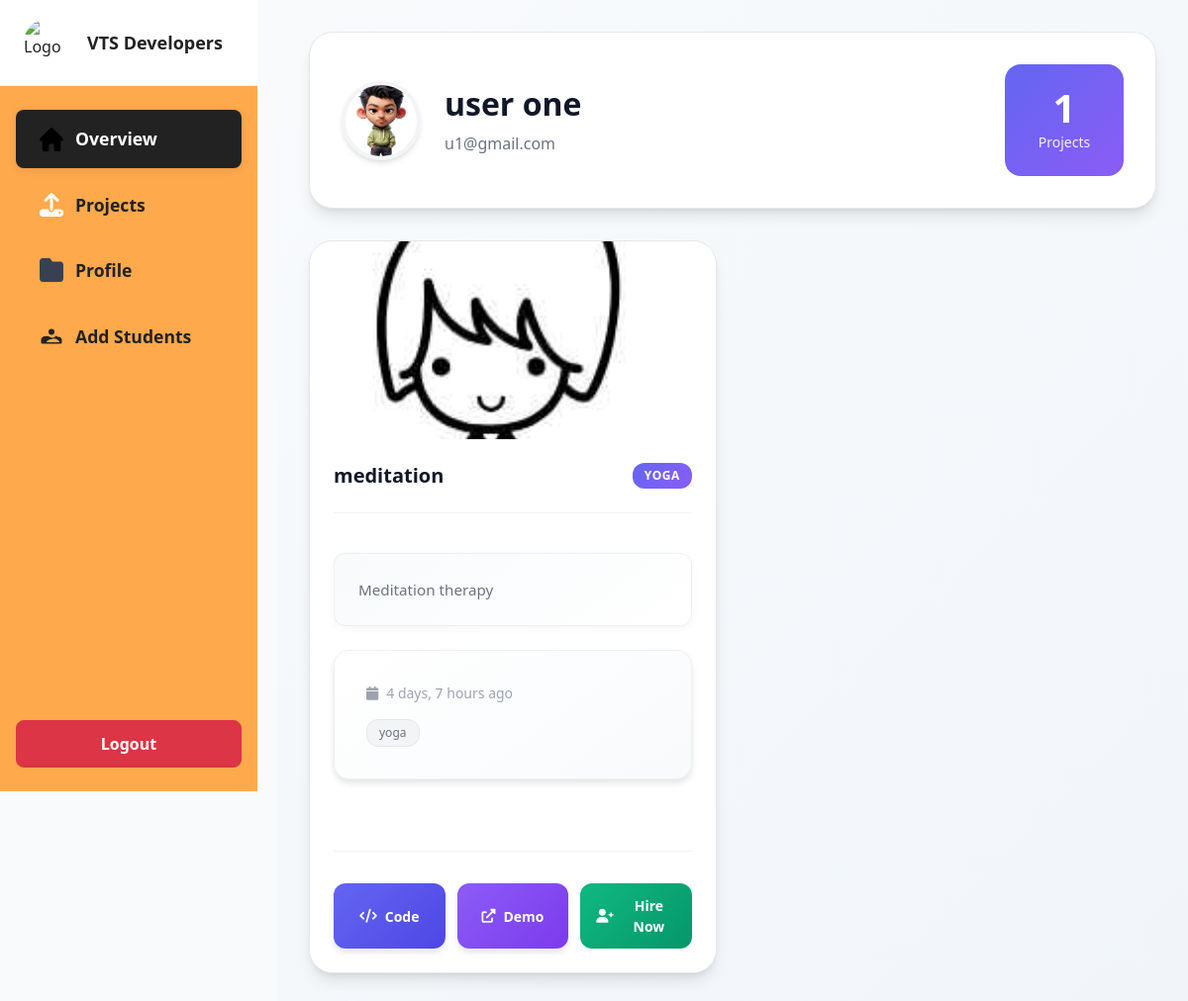
Page /accounts/student/13/projects/ (signed in) on the earlier database version.
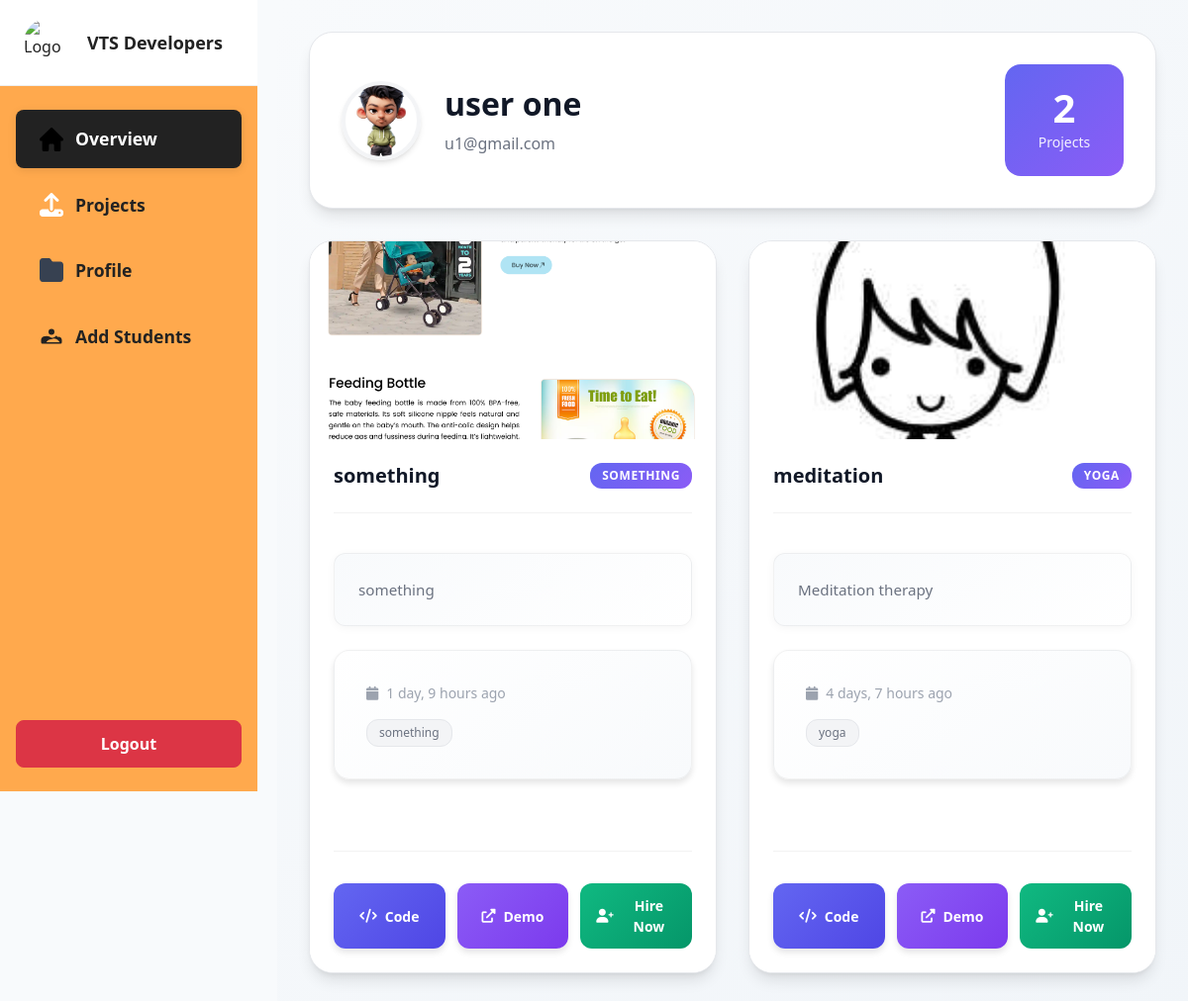
Same page on the later database version.
### accounts/models.py (models this page shows, shortened)
class Project(models.Model):
    student = models.ForeignKey(StudentProfile, on_delete=models.CASCADE, related_name='projects')
    title = models.CharField(max_length=200)
    description = models.TextField(blank=True)
    created_at = models.DateTimeField(auto_now_add=True)
    allow_downloads = models.BooleanField(default=False)
    category = models.CharField(default='Other', max_length=100)
    output_link = models.URLField(blank=True)
    project_link = models.URLField(blank=True)
    tags = models.CharField(blank=True, max_length=200)
    visibility = models.CharField(choices=[('Public', 'Public'), ('Private', 'Private')], default='Public', max_length=20)
    screenshot = models.ImageField(upload_to='project_screenshots/', null=True, blank=True)
    def view_count(self):
        return self.views.count()
    def like_count(self):
        return self.likes.count()

### accounts/admin_views.py (the view)
# urls.py: path('student/<int:student_id>/projects/', student_project_details, name='student_project_details'),
@admin_required
def student_project_details(request, student_id):
    student = get_object_or_404(StudentProfile, id=student_id)
    projects = student.projects.all().order_by('-created_at')
    return render(request, 'accounts/student_project_details.html', {
        'student': student,
        'projects': projects,
        'is_admin': True
    })

### accounts/admin_views.py (called while the page is built)
def admin_required(view_func):
    decorated_view_func = user_passes_test(lambda u: u.is_superuser)(view_func)
    return decorated_view_func

### accounts/context_processors.py (called while the page is built, shortened)
def notifications_processor(request):
    unread_count = 0
    return {'unread_notifications_count': unread_count}

### templates/accounts/student_project_details.html (shortened to what the changed rows need)
{% extends 'base.html' %}
{% load static %}
{% block content %}
<link rel="stylesheet" href="{% static 'accounts/admin_sidebar.css' %}">
<link rel="stylesheet" href="{% static 'accounts/projects.css' %}">
<link rel="stylesheet" href="{% static 'accounts/project-cards.css' %}">
<link rel="stylesheet" href="{% static 'accounts/project-details.css' %}">
<link rel="stylesheet" href="https://cdnjs.cloudflare.com/ajax/libs/font-awesome/6.0.0/css/all.min.css">
<div class="main-content">
    {% if is_admin %}
    <div class="admin-projects-container">
        <div class="page-header">
            <div class="header-content">
                <div class="student-info">
                    <div class="student-avatar">
                        {% if student.image %}
                            <img src="{{ student.image.url }}" alt="{{ student.student_name }}" class="avatar-img">
                        {% else %}
                            <div class="avatar-placeholder">
                                <i class="fas fa-user"></i>
                            </div>
                        {% endif %}
                    </div>
                    <div class="student-details">
                        <h1 class="student-name">{{ student.student_name }}</h1>
                        <p class="student-meta">{{ student.student_email }}</p>
                    </div>
                </div>
                <div class="project-count">
                    <span class="count-number">{{ projects|length }}</span>
                    <span class="count-label">Projects</span>
                </div>
            </div>
        </div>
        <div class="projects-grid">
            {% for project in projects %}
            <div class="project-card-modern">
                <div class="project-image-container">
                    {% if project.screenshot %}
                        {% if project.output_link %}
                        <a href="{{ project.output_link }}" target="_blank" class="screenshot-link" onclick="recordProjectView({{ project.id }}, event); return true;">
                            <img src="{{ project.screenshot.url }}" alt="{{ project.title }}" class="project-image">
                        </a>
                        {% else %}
                        <img src="{{ project.screenshot.url }}" alt="{{ project.title }}" class="project-image">
                        {% endif %}
                    {% else %}
                        <div class="no-image-placeholder">
                            <i class="fas fa-code"></i>
                            <span>No Preview</span>
                        </div>
                    {% endif %}
                </div>
                <div class="project-content">
                    <div class="project-header">
                        <h3 class="project-title">{{ project.title }}</h3>
                        <div class="project-category">{{ project.category }}</div>
                    </div>
                    <p class="project-description">{{ project.description|truncatechars:120 }}</p>
                    <div class="project-meta">
                        <span class="project-date">
                            <i class="fas fa-calendar"></i>
                            {{ project.created_at|timesince }} ago
                        </span>
                        {% if project.tags %}
                        <div class="project-tags">
                            {% for tag in project.tags.split %}
                                <span class="tag">{{ tag }}</span>
                            {% endfor %}
                        </div>
                        {% endif %}
                    </div>
                    <div class="project-actions">
                        {% if project.project_link %}
                        <a href="{{ project.project_link }}" target="_blank" class="action-btn btn-code">
                            <i class="fas fa-code"></i>
                            Code
                        </a>
                        {% endif %}
                        {% if project.output_link %}
                        <a href="{{ project.output_link }}" target="_blank" class="action-btn btn-demo">
                            <i class="fas fa-external-link-alt"></i>
                            Demo
                        </a>
                        {% endif %}
                        <button class="action-btn btn-hire" onclick="handleHireNow('{{ student.student_name }}', '{{ project.title }}', {{ project.id }})">
                            <i class="fas fa-user-plus"></i>
                            Hire Now
                        </button>
                    </div>
                </div>
            </div>
            {% endfor %}
        </div>
    </div>
    {% endif %}
</div>
{% endblock %}

Differences in the rows shown:
added Project: screenshot (picture), title "something", category "SOMETHING", description "something", created_at "1 day, 9 hours", split "something"
Other differences:
{{ projects|length }}: "1" → "2"
